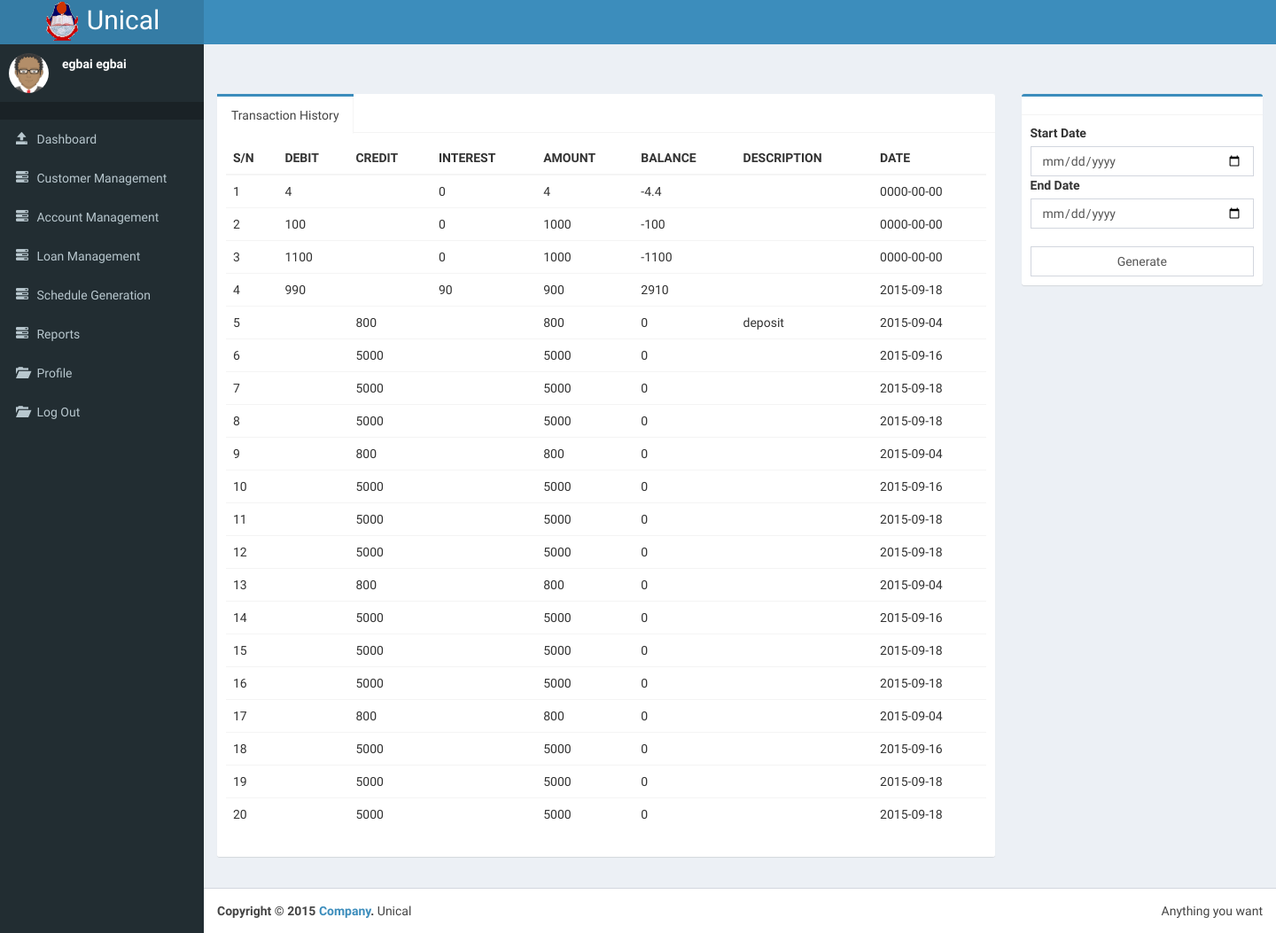
The app's page /teller/index.php?page=../dep_witd&id=TSA6046007 (signed in), older data.
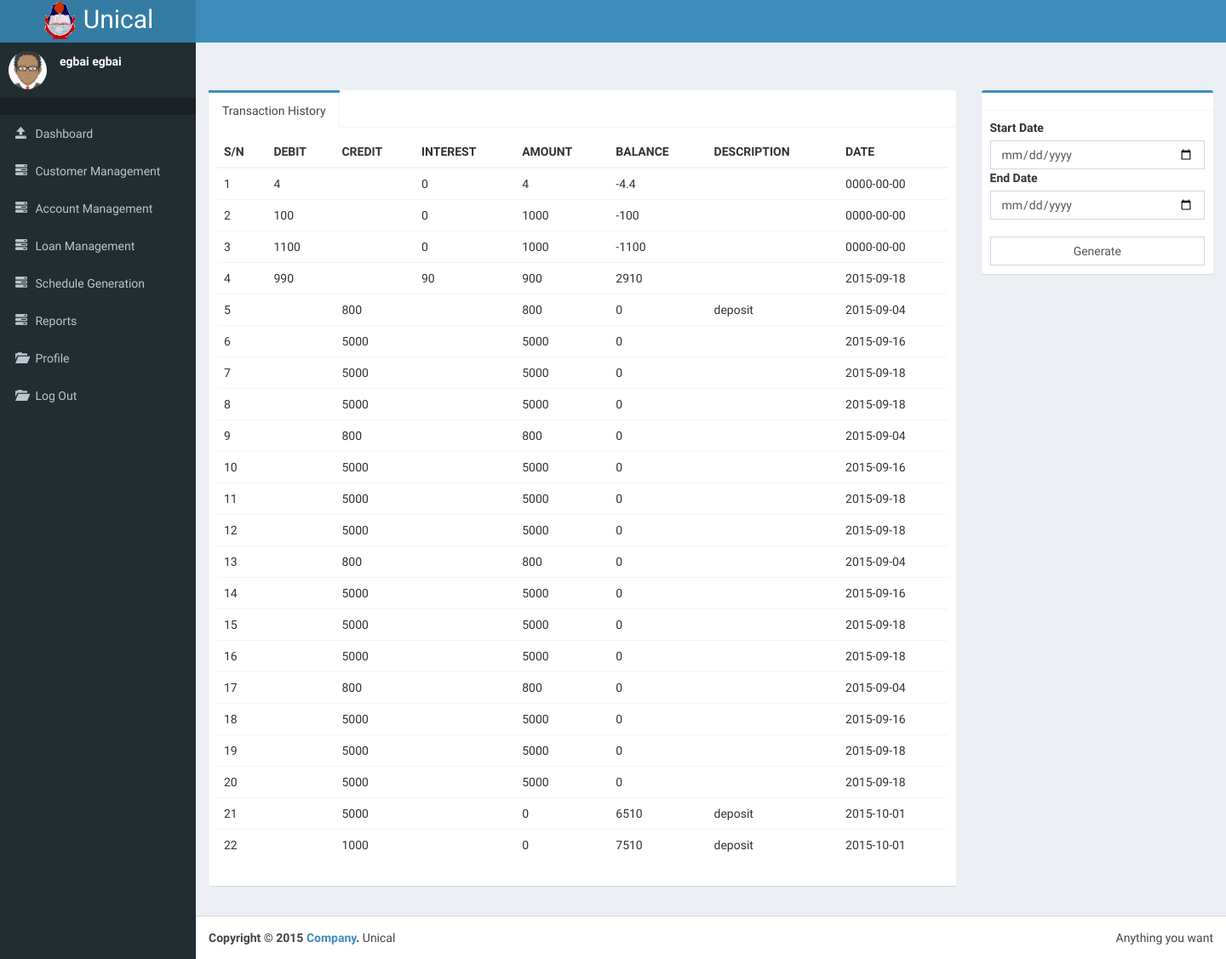
The same page, newer data.
### tables this page shows
CREATE TABLE IF NOT EXISTS `customer` (
`id` int(11) NOT NULL,
  `middle_name` varchar(30) NOT NULL,
  `dob` date NOT NULL,
  `sex` text NOT NULL,
  `img_url` varchar(196) DEFAULT NULL,
  `faculty` int(11) DEFAULT NULL,
  `dept` int(11) DEFAULT NULL,
  `address` text,
  `phone` int(196) DEFAULT NULL,
  `state` text,
  `lga` text,
  `nok_name` text,
  `n_phone` int(11) DEFAULT NULL,
  `reg_date` date NOT NULL,
  `uname` varchar(124) NOT NULL,
  `pwd` text NOT NULL,
  `priviledge` int(124) NOT NULL,
  `email` varchar(124) DEFAULT NULL,
  `title` varchar(20) DEFAULT NULL,
  `surname` varchar(50) NOT NULL,
  `firstname` varchar(50) NOT NULL,
  `employee_no` varchar(124) DEFAULT NULL
);

CREATE TABLE IF NOT EXISTS `transaction` (
`id` int(11) NOT NULL,
  `debit` int(11) DEFAULT NULL,
  `credit` int(11) DEFAULT NULL,
  `date` date NOT NULL,
  `amount` float NOT NULL,
  `emp_id` int(11) NOT NULL,
  `balance` float NOT NULL,
  `total_deduction` float DEFAULT NULL,
  `acct_no` varchar(124) NOT NULL,
  `interest_amount` float DEFAULT NULL,
  `description` varchar(124) DEFAULT NULL
);

### conf/db_connect.php (called while the page is built, shortened)
<?php
function query($string){
$rs = mysql_query($string) or die(mysql_error());
return $rs;
}
function db_pic($id){
  $result = query("SELECT img_url FROM customer WHERE id='$id'");
  $row = mysql_fetch_array($result);
  $img = $row['img_url'];
  if(empty($img)){
  $img = "avatar.png";
  }
  return $img;
}
function name($id){
  $result = query("SELECT * FROM customer WHERE id='$id'");
  $row = mysql_fetch_array($result);
  $name = $row['surname'] ." " . $row['firstname'];
  return $name;
}
?>

### conf/misc.php (called while the page is built, shortened)
<?php
function classUpdate($string){
$class = " ";
    if(isset($_GET['page'])){
    $page =  $_GET['page'];
    return $class;
}
   return $class;
}
?>

### transaction_report.php (the view, shortened to what this page needs)
<?php
$top = "
<table class=table id=tableentry>
<thead>
  <tr>
    <th>S/N</th>
    <th>DEBIT</th>
    <th>CREDIT</th>
    <th>INTEREST</th>
    <th>AMOUNT</th>
    <th>BALANCE</th>
    <th>DESCRIPTION</th>
    <th>DATE</th>
  </tr>
</thead>
<tbody>";
$body = ' ';
$id = $_GET['id'];
$result = query("SELECT * FROM transaction WHERE acct_no='$id'");
$i = 0;
while($row = mysql_fetch_array($result)){
  ++$i;
  $date1 = $row['date'];
  $debit = $row['debit'];
  $credit = $row['credit'];
  $bal = $row['balance'];
  $amount = $row['amount'];
  $desc = $row['description'];
  $interest = $row['interest_amount'];
  $body .= "<tr>
  <td>$i</td>
  <td>$debit</td>
  <td>$credit</td>
  <td>$interest</td>
  <td>$amount</td>
  <td>$bal</td>
  <td>$desc</td>
  <td>$date1</td>
  </tr>";
  }
  $end = "</tbody></table><input type=text id=hid value=$id hidden/>";
  $htm = $top . $body . $end;
   echo $htm;
   ?>

### teller/index.php (shortened to what this page needs)
<!DOCTYPE html>
<?php
include('../conf/db_connect.php');
include ('../conf/misc.php');
$id = $_SESSION['id'];
$priv = $_SESSION['priv'];
?>
<html>
  <head>
    <link rel="stylesheet" href="../bootstrap/css/bootstrap.min.css">
    <link rel="stylesheet" href="../dist/css/AdminLTE.min.css">
        <link rel="stylesheet" href="../arrange.css">
    <link rel="stylesheet" href="../dist/css/skins/skin-blue.min.css">
  </head>
  <body class="hold-transition skin-blue sidebar-mini">
    <div class="wrapper">
      <header class="main-header">
        <a href="index2.html" class="logo">
          <h2 style='margin:0px;'>
          <img src="../dist/img/unical.png" height="50px">
          <span>Unical</span>
          </h2>
        </a>
        <nav class="navbar navbar-static-top" role="navigation">
          <a href="#" class="sidebar-toggle" data-toggle="offcanvas" role="button">
          </a>
        </nav>
      </header>
      <aside class="main-sidebar">
        <section class="sidebar">
          <div class="user-panel">
            <div class="pull-left image">
              <img src="../dist/img/<?php echo db_pic($id); ?>" class="img-circle" alt="User Image">
            </div>
            <div class="pull-left info">
              <p><?php echo name($id); ?></p>
              <a href="#"><i class="fa fa-circle text-success"></i></a>
            </div>
          </div>
          <ul class="sidebar-menu">
            <li class="header"></li>
            <li class="<?php echo classUpdate(""); ?>"><a href="index.php"><i class="glyphicon glyphicon-open"></i> <span>Dashboard</span></a></li>
            <li class="treeview">
              <a href="#"><i class="glyphicon glyphicon-tasks"></i> <span>Customer Management</span> <i class="fa fa-angle-left pull-right"></i></a>
            </li>
            <li class="treeview">
              <a href="#"><i class="glyphicon glyphicon-tasks"></i> <span>Account Management</span> <i class="fa fa-angle-left pull-right"></i></a>
            </li>
            <li class="treeview">
              <a href="#"><i class="glyphicon glyphicon-tasks"></i> <span>Loan Management</span> <i class="fa fa-angle-left pull-right"></i></a>
            </li>
            <li class="treeview">
              <a href="#"><i class="glyphicon glyphicon-tasks"></i> <span>Schedule Generation</span> <i class="fa fa-angle-left pull-right"></i></a>
            </li>
            <li class="treeview">
              <a href="#"><i class="glyphicon glyphicon-tasks"></i> <span>Reports</span> <i class="fa fa-angle-left pull-right"></i></a>
            </li>
            <li><a href="index.php?page=profile"><i class="glyphicon glyphicon-folder-open"></i> <span>Profile</span></a></li>
                      <li><a href="../logout.php"><i class="glyphicon glyphicon-folder-open"></i> <span>Log Out</span></a></li>
                      </ul>
        </section>
      </aside>
      <div class="content-wrapper">
        <section class="content-header">
          <h1>
          </h1>
                </section>
        <section class="content">
          <?php
      $page = '';
          if (!empty($_GET['page'])) {
          $page .= $_GET['page'] . '.php';
          include($page);
          }
      else{
      include('../dashboard.php');
      }
      ?>
      <footer class="main-footer">
        <div class="pull-right hidden-xs">
          Anything you want
        </div>
        <strong>Copyright &copy; 2015 <a href="#">Company</a>.</strong> Unical
      </footer>
  </body>
</html>

### dep_witd.php (shortened to what this page needs)
<div class="row">
  <div class="col-md-9">
    <div class="nav-tabs-custom">
      <ul class="nav nav-tabs">
        <li class="active"><a href="#witd" data-toggle="tab">Transaction History</a></li>
              </ul>
      <div class="tab-content">
        <div class="active tab-pane" id="witd">
          <?php
          if($priv == '2'){
          include('transaction_report.php');
          }else{
          include('../transaction_report.php');
        }
          ?>
        </div>
      </div>
    </div>
  </div>
  <div class="col-md-3">
    <div class="box box-primary">
      <div class="box-header with-border">
            </div>
      <div class="box-body">
                  <label for="start_date">Start Date</label>
          <input type="date" class="form-control" id="start_date">
          <label for="end_date">End Date</label>
          <input type="date" class="form-control" id="end_date">
          <button class="form-control" id="genes">Generate</button>
         </div></div></div>
      </div>
    </div>
      </div>

Row changes from the older to the newer data that the page shows:
added transaction: credit "5000", amount "0", balance "6510", description "deposit", date "2015-10-01"
added transaction: credit "1000", amount "0", balance "7510", description "deposit", date "2015-10-01"
